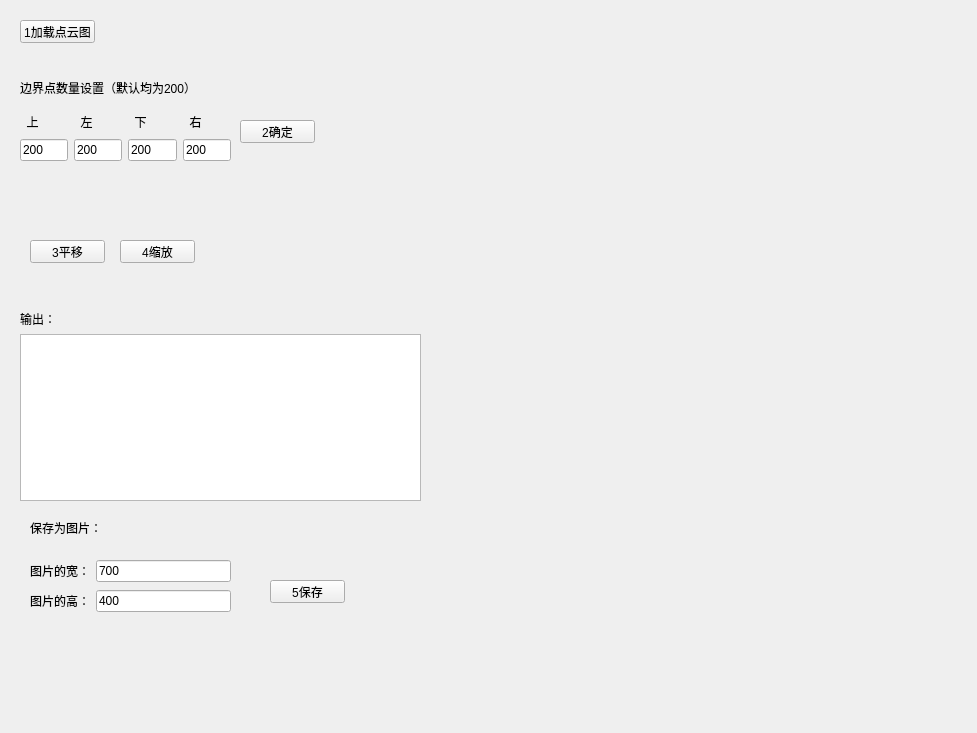
<?xml version="1.0" encoding="UTF-8"?>
<ui version="4.0">
 <class>ORIR_Debug_Tool</class>
 <widget class="QWidget" name="ORIR_Debug_Tool">
  <property name="geometry">
   <rect>
    <x>0</x>
    <y>0</y>
    <width>977</width>
    <height>733</height>
   </rect>
  </property>
  <property name="windowTitle">
   <string>Form</string>
  </property>
  <widget class="QPushButton" name="load_pointcloud_data_btn">
   <property name="geometry">
    <rect>
     <x>20</x>
     <y>20</y>
     <width>75</width>
     <height>23</height>
    </rect>
   </property>
   <property name="text">
    <string>1加载点云图</string>
   </property>
  </widget>
  <widget class="QPushButton" name="set_edge_nums_btn">
   <property name="geometry">
    <rect>
     <x>240</x>
     <y>120</y>
     <width>75</width>
     <height>23</height>
    </rect>
   </property>
   <property name="text">
    <string>2确定</string>
   </property>
  </widget>
  <widget class="QLabel" name="label_7">
   <property name="geometry">
    <rect>
     <x>20</x>
     <y>80</y>
     <width>201</width>
     <height>16</height>
    </rect>
   </property>
   <property name="text">
    <string>边界点数量设置（默认均为200）</string>
   </property>
  </widget>
  <widget class="QLabel" name="label_9">
   <property name="geometry">
    <rect>
     <x>30</x>
     <y>520</y>
     <width>91</width>
     <height>16</height>
    </rect>
   </property>
   <property name="text">
    <string>保存为图片：</string>
   </property>
  </widget>
  <widget class="QPushButton" name="save_pic_btn">
   <property name="geometry">
    <rect>
     <x>270</x>
     <y>580</y>
     <width>75</width>
     <height>23</height>
    </rect>
   </property>
   <property name="text">
    <string>5保存</string>
   </property>
  </widget>
  <widget class="QPushButton" name="translation_pic_btn">
   <property name="geometry">
    <rect>
     <x>30</x>
     <y>240</y>
     <width>75</width>
     <height>23</height>
    </rect>
   </property>
   <property name="text">
    <string>3平移</string>
   </property>
  </widget>
  <widget class="QPushButton" name="scale_pic_btn">
   <property name="geometry">
    <rect>
     <x>120</x>
     <y>240</y>
     <width>75</width>
     <height>23</height>
    </rect>
   </property>
   <property name="text">
    <string>4缩放</string>
   </property>
  </widget>
  <widget class="QWidget" name="layoutWidget">
   <property name="geometry">
    <rect>
     <x>20</x>
     <y>110</y>
     <width>211</width>
     <height>51</height>
    </rect>
   </property>
   <layout class="QHBoxLayout" name="horizontalLayout">
    <item>
     <layout class="QVBoxLayout" name="verticalLayout">
      <item>
       <widget class="QLabel" name="label_3">
        <property name="text">
         <string>  上</string>
        </property>
       </widget>
      </item>
      <item>
       <widget class="QLineEdit" name="up_nums_le">
        <property name="text">
         <string>200</string>
        </property>
       </widget>
      </item>
     </layout>
    </item>
    <item>
     <layout class="QVBoxLayout" name="verticalLayout_2">
      <item>
       <widget class="QLabel" name="label_4">
        <property name="text">
         <string>  左</string>
        </property>
       </widget>
      </item>
      <item>
       <widget class="QLineEdit" name="left_nums_le">
        <property name="text">
         <string>200</string>
        </property>
       </widget>
      </item>
     </layout>
    </item>
    <item>
     <layout class="QVBoxLayout" name="verticalLayout_3">
      <item>
       <widget class="QLabel" name="label_5">
        <property name="text">
         <string>  下</string>
        </property>
       </widget>
      </item>
      <item>
       <widget class="QLineEdit" name="bottom_nums_le">
        <property name="text">
         <string>200</string>
        </property>
       </widget>
      </item>
     </layout>
    </item>
    <item>
     <layout class="QVBoxLayout" name="verticalLayout_4">
      <item>
       <widget class="QLabel" name="label_6">
        <property name="text">
         <string>  右</string>
        </property>
       </widget>
      </item>
      <item>
       <widget class="QLineEdit" name="right_nums_le">
        <property name="text">
         <string>200</string>
        </property>
       </widget>
      </item>
     </layout>
    </item>
   </layout>
  </widget>
  <widget class="QWidget" name="layoutWidget">
   <property name="geometry">
    <rect>
     <x>30</x>
     <y>560</y>
     <width>201</width>
     <height>22</height>
    </rect>
   </property>
   <layout class="QHBoxLayout" name="horizontalLayout_2">
    <item>
     <widget class="QLabel" name="label">
      <property name="text">
       <string>图片的宽：</string>
      </property>
     </widget>
    </item>
    <item>
     <widget class="QLineEdit" name="pic_width_le">
      <property name="text">
       <string>700</string>
      </property>
     </widget>
    </item>
   </layout>
  </widget>
  <widget class="QWidget" name="layoutWidget">
   <property name="geometry">
    <rect>
     <x>30</x>
     <y>590</y>
     <width>201</width>
     <height>22</height>
    </rect>
   </property>
   <layout class="QHBoxLayout" name="horizontalLayout_3">
    <item>
     <widget class="QLabel" name="label_2">
      <property name="text">
       <string>图片的高：</string>
      </property>
     </widget>
    </item>
    <item>
     <widget class="QLineEdit" name="pic_height_le">
      <property name="text">
       <string>400</string>
      </property>
     </widget>
    </item>
   </layout>
  </widget>
  <widget class="QWidget" name="layoutWidget">
   <property name="geometry">
    <rect>
     <x>20</x>
     <y>310</y>
     <width>401</width>
     <height>191</height>
    </rect>
   </property>
   <layout class="QVBoxLayout" name="verticalLayout_5">
    <item>
     <widget class="QLabel" name="label_8">
      <property name="text">
       <string>输出：</string>
      </property>
     </widget>
    </item>
    <item>
     <widget class="QTextEdit" name="output_te"/>
    </item>
   </layout>
  </widget>
 </widget>
 <resources/>
 <connections/>
</ui>
